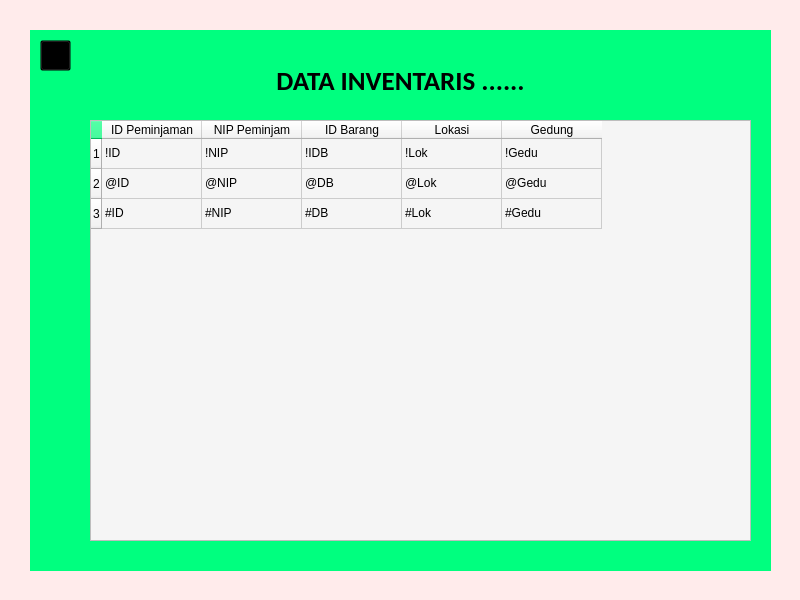
<?xml version="1.0" encoding="UTF-8"?>
<ui version="4.0">
 <class>Tampilkan</class>
 <widget class="QMainWindow" name="Tampilkan">
  <property name="geometry">
   <rect>
    <x>0</x>
    <y>0</y>
    <width>800</width>
    <height>600</height>
   </rect>
  </property>
  <property name="windowTitle">
   <string>Data Inventaris</string>
  </property>
  <property name="styleSheet">
   <string notr="true">background-color: rgb(255, 235, 235);</string>
  </property>
  <widget class="QWidget" name="centralwidget">
   <widget class="QWidget" name="widget" native="true">
    <property name="geometry">
     <rect>
      <x>30</x>
      <y>30</y>
      <width>741</width>
      <height>541</height>
     </rect>
    </property>
    <property name="styleSheet">
     <string notr="true">background-color: rgb(0, 255, 127);</string>
    </property>
    <widget class="QLabel" name="label">
     <property name="geometry">
      <rect>
       <x>10</x>
       <y>10</y>
       <width>31</width>
       <height>31</height>
      </rect>
     </property>
     <property name="text">
      <string/>
     </property>
     <property name="pixmap">
      <pixmap>icon/BackIcon.png</pixmap>
     </property>
     <property name="scaledContents">
      <bool>true</bool>
     </property>
    </widget>
    <widget class="QPushButton" name="BackButton">
     <property name="geometry">
      <rect>
       <x>10</x>
       <y>10</y>
       <width>31</width>
       <height>31</height>
      </rect>
     </property>
     <property name="styleSheet">
      <string notr="true">background-color: transparent;</string>
     </property>
     <property name="text">
      <string/>
     </property>
    </widget>
    <widget class="QTableWidget" name="tableWidget">
     <property name="geometry">
      <rect>
       <x>60</x>
       <y>90</y>
       <width>661</width>
       <height>421</height>
      </rect>
     </property>
     <property name="styleSheet">
      <string notr="true">background-color: rgb(245, 245, 245);</string>
     </property>
     <row>
      <property name="text">
       <string>1</string>
      </property>
     </row>
     <row>
      <property name="text">
       <string>2</string>
      </property>
     </row>
     <row>
      <property name="text">
       <string>3</string>
      </property>
     </row>
     <column>
      <property name="text">
       <string>ID Peminjaman</string>
      </property>
     </column>
     <column>
      <property name="text">
       <string>NIP Peminjam</string>
      </property>
     </column>
     <column>
      <property name="text">
       <string>ID Barang</string>
      </property>
     </column>
     <column>
      <property name="text">
       <string>Lokasi</string>
      </property>
     </column>
     <column>
      <property name="text">
       <string>Gedung</string>
      </property>
     </column>
     <item row="0" column="0">
      <property name="text">
       <string>!ID</string>
      </property>
     </item>
     <item row="0" column="1">
      <property name="text">
       <string>!NIP</string>
      </property>
     </item>
     <item row="0" column="2">
      <property name="text">
       <string>!IDB</string>
      </property>
     </item>
     <item row="0" column="3">
      <property name="text">
       <string>!Lok</string>
      </property>
     </item>
     <item row="0" column="4">
      <property name="text">
       <string>!Gedu</string>
      </property>
     </item>
     <item row="1" column="0">
      <property name="text">
       <string>@ID</string>
      </property>
     </item>
     <item row="1" column="1">
      <property name="text">
       <string>@NIP</string>
      </property>
     </item>
     <item row="1" column="2">
      <property name="text">
       <string>@DB</string>
      </property>
     </item>
     <item row="1" column="3">
      <property name="text">
       <string>@Lok</string>
      </property>
     </item>
     <item row="1" column="4">
      <property name="text">
       <string>@Gedu</string>
      </property>
     </item>
     <item row="2" column="0">
      <property name="text">
       <string>#ID</string>
      </property>
     </item>
     <item row="2" column="1">
      <property name="text">
       <string>#NIP</string>
      </property>
     </item>
     <item row="2" column="2">
      <property name="text">
       <string>#DB</string>
      </property>
     </item>
     <item row="2" column="3">
      <property name="text">
       <string>#Lok</string>
      </property>
     </item>
     <item row="2" column="4">
      <property name="text">
       <string>#Gedu</string>
      </property>
     </item>
    </widget>
    <widget class="QLabel" name="Judul">
     <property name="geometry">
      <rect>
       <x>140</x>
       <y>20</y>
       <width>461</width>
       <height>61</height>
      </rect>
     </property>
     <property name="font">
      <font>
       <family>Calibri</family>
       <pointsize>20</pointsize>
       <weight>75</weight>
       <bold>true</bold>
      </font>
     </property>
     <property name="text">
      <string>DATA INVENTARIS ......</string>
     </property>
     <property name="alignment">
      <set>Qt::AlignCenter</set>
     </property>
    </widget>
    <widget class="QFrame" name="frame">
     <property name="geometry">
      <rect>
       <x>60</x>
       <y>90</y>
       <width>641</width>
       <height>391</height>
      </rect>
     </property>
     <property name="styleSheet">
      <string notr="true">background-color: transparent;</string>
     </property>
     <property name="frameShape">
      <enum>QFrame::StyledPanel</enum>
     </property>
     <property name="frameShadow">
      <enum>QFrame::Raised</enum>
     </property>
    </widget>
   </widget>
  </widget>
 </widget>
 <resources/>
 <connections/>
</ui>
